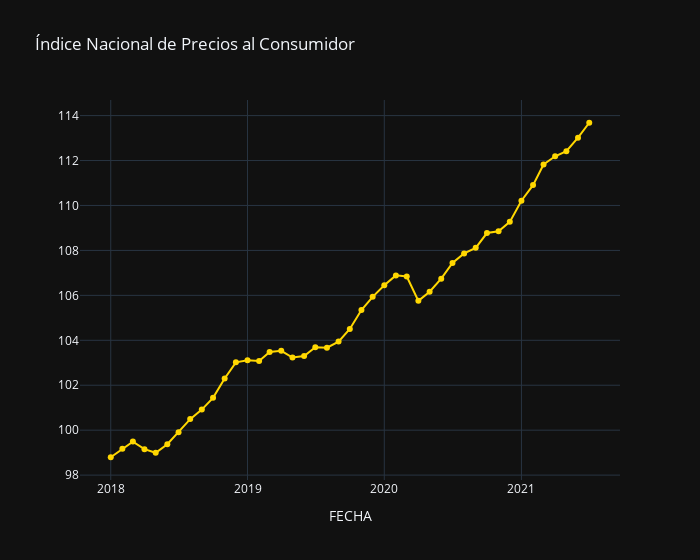

Write notebook code for a chart like this one.
### Code cell
graph_series(df, 'FECHA', ['IPC'], 'Índice Nacional de Precios al Consumidor', colors=['gold'])
